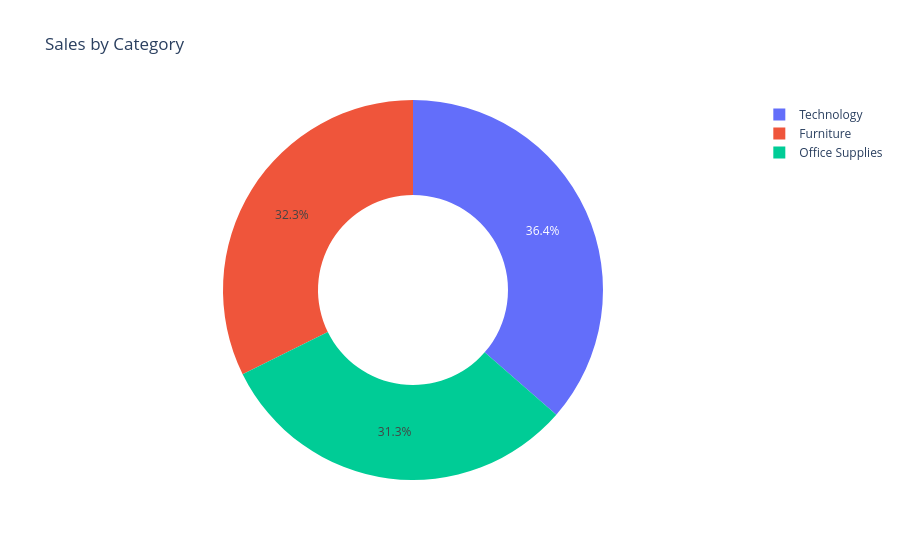

The notebook cell this image was saved under:
### Code cell
Sales_by_Category = data.groupby('Category')['Sales'].sum().reset_index()
fig_1 = px.pie(
    Sales_by_Category,
    names="Category",
    values="Sales",
    hole = 0.5 ,
    title="Sales by Category"
)

fig_1.show()

### Figure 1 — Plotly figure (JSON) as saved in the notebook; plotly's stock layout.template omitted (floating-point values rounded to 4 significant figures)
{"data": [{"domain": {"x": [0, 1], "y": [0, 1]}, "hole": 0.5, "hovertemplate": "Category=%{label}<br>Sales=%{value}<extra></extra>", "labels": ["Furniture", "Office Supplies", "Technology"], "legendgroup": "", "name": "", "showlegend": true, "type": "pie", "values": [742000.0, 719000.0, 836200.0]}], "layout": {"legend": {"tracegroupgap": 0}, "title": {"text": "Sales by Category"}}}
